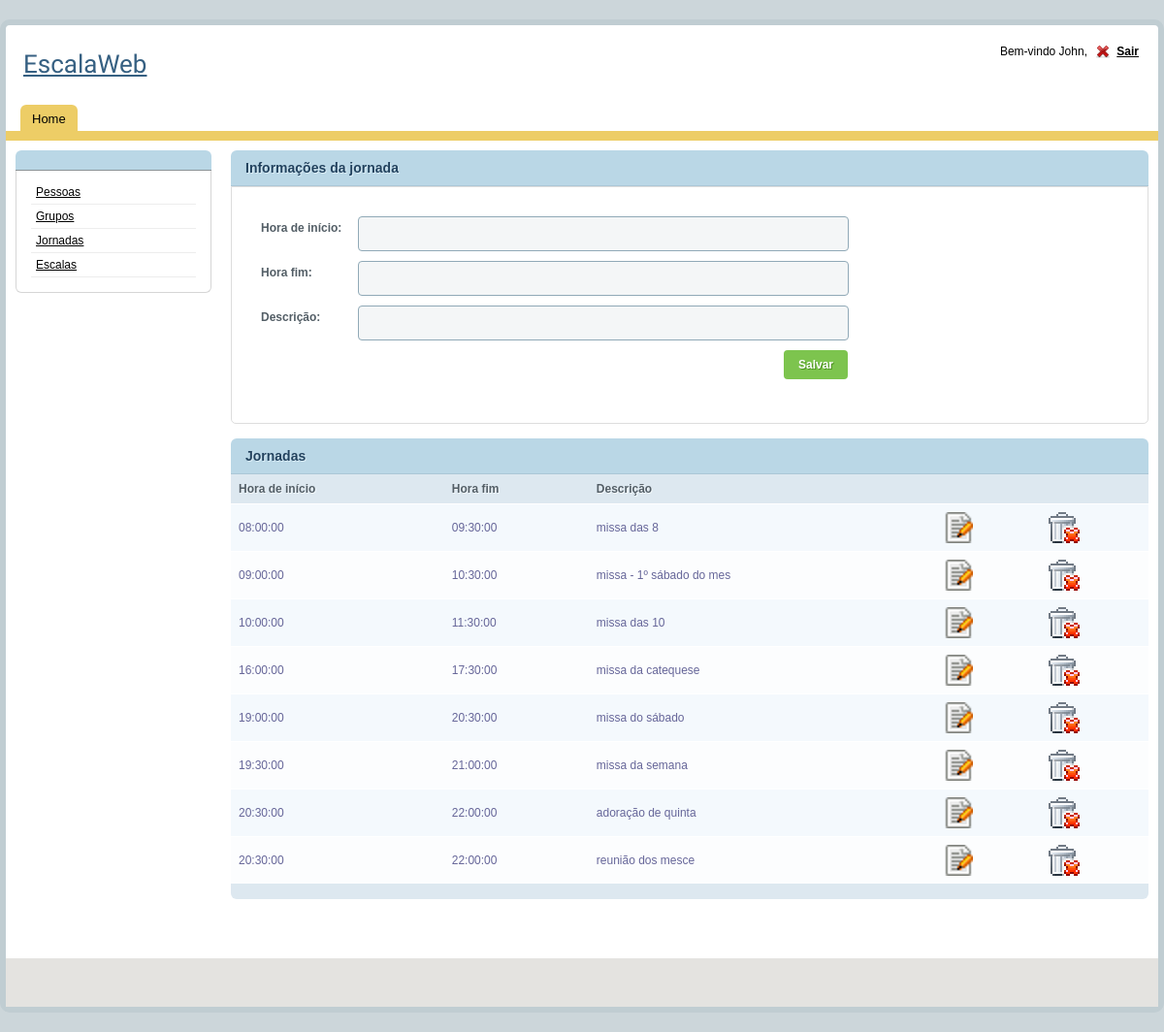
/jornada/jornada_cadastro.php, run on the app's committed database.
### tables this page shows
CREATE TABLE IF NOT EXISTS `jornada` (
  `id` INT NOT NULL AUTO_INCREMENT,
  `hora_inicio` TIME NOT NULL,
  `hora_fim` TIME NULL,
  `coordenador_id` INT NOT NULL,
  `descricao` VARCHAR(200) NULL,
  PRIMARY KEY (`id`, `coordenador_id`),
  INDEX `fk_jornada_coordenador` (`coordenador_id` ASC),
  CONSTRAINT `fk_jornada_coordenador`
    FOREIGN KEY (`coordenador_id`)
    REFERENCES `coordenador` (`id`)
    ON DELETE NO ACTION
    ON UPDATE NO ACTION);

### util/bd_util.php (called while the page is built, shortened)
<?php
function get_conexao() {
	$endereco = "127.0.0.1";
	$usuario = "root";
	$senha = "root";
	$nome_banco = "escala_web";
	$conexao = mysqli_connect ( $endereco, $usuario, $senha, $nome_banco );
	return $conexao;
}
?>

### jornada/jornada_bd.php (called while the page is built, shortened)
<?php
function get_jornadas() {
	$sql = "select * from jornada "." where coordenador_id = " .$_SESSION["coordenador_id"];
	$resultado = mysqli_query ( get_conexao (), $sql );
	$jornadas = array ();
	while ( $jornada = mysqli_fetch_assoc ( $resultado ) ) {
		$jornadas [] = $jornada;
	}
	return $jornadas;
}
?>

### jornada/jornada_cadastro.php (the view, shortened to what this page needs)
<?php
include "../template/header.php";
include "jornada_bd.php";
monta_form_cadastro ();
listar ();
?>
<?php
function monta_form_cadastro() {
	echo "<h2>Informações da jornada</h2>";
	echo "<form method = 'GET'>";
	echo "<div id='tab1' class='tabcontent' style='display: block;'>";
	echo "<div class='form'>";
	echo "<div class='form_row'>";
	echo "<label>Hora de início:</label> <input type='text' name = 'hora_inicio' class='form_input' >";
	echo "</div>";
	echo "<div class='form_row'>";
	echo "<label>Hora fim:</label> <input type='text' name = 'hora_fim' class='form_input' >";
	echo "</div>";
	echo "<div class='form_row'>";
	echo "<label>Descrição:</label> <input type='text' name = 'descricao' class='form_input' >";
	echo "</div>";
	echo "<div class='form_row'>";
	echo "<input type='submit' class='form_submit' value='Salvar' title = 'clique para salvar'>";
	echo "</div>";
	echo "</div>";
	echo "</div>";
	echo "</form>";
}
function listar() {
	$jornadas = get_jornadas ();
	if (count ( $jornadas ) > 0) {
		echo "<h2>Jornadas</h2>";
		echo "<table id='rounded-corner'>";
		echo "<thead>";
		echo "<tr>";
		echo "<th>Hora de início</th>";
		echo "<th>Hora fim</th>";
		echo "<th>Descrição</th>";
		echo "<th></th>";
		echo "<th></th>";
		echo "</tr>";
		echo "</thead>";
		echo "<tfoot>";
		echo "<tr>";
		echo "<td colspan='12'></td>";
		echo "</tr>";
		echo "</tfoot>";
		echo "<tbody>";
		$cont = 0;
		foreach ( $jornadas as $jornada ) {
			if ($cont ++ % 2 == 0)
				echo "<tr class='odd'>";
			else
				echo "<tr class='even'>";
			echo "<td>" . $jornada ["hora_inicio"] . "</td>";
			echo "<td>" . $jornada ["hora_fim"] . "</td>";
			echo "<td>" . $jornada ["descricao"] . "</td>";
			echo "<td>";
			echo "<a href = 'jornada_edicao.php?id=" . $jornada ["id"] . "&editar=1' title = 'clique para alterar'/><img src = '../resources/img/edit.png'/></a></td>";
			echo "<td>";
			echo "<a href = 'jornada_cadastro.php?id=" . $jornada ["id"] . "&excluir=1' title = 'clique para excluir'><img src = '../resources/img/trash.gif'></a>";
			echo "</td>";
			echo "</tr>";
		}
		echo "</tbody></table>";
	}
}
include "../template/footer.php";
?>

### resources/css/style.css (style rules this page uses)
body { background-color: #ccd6da; font-family: Arial, Helvetica, sans-serif; padding: 0; margin: 0; font-size: 12px; color: #000; }
a { color: #0291d4; }
#right_content h2 { background-color: #bad7e6; margin: 0px; clear: both; -moz-border-radius-topleft: 6px; -webkit-border-top-left-radius: 6px; -khtml-border-top-left-radius: 6px; border-top-left-radius: 6px; -moz-border-radius-topright: 6px; -webkit-border-top-right-radius: 6px; -khtml-border-top-right-radius: 6px; border-top-right-radius: 6px; color: #22425e; font-size: 14px; font-weight: bold; padding: 10px 0 10px 15px; text-shadow: 1px 1px #DCEEF7; border-bottom: 1px #ABC7D6 solid; }
#rounded-corner { margin: 0px; width: 100%; text-align: left; border-collapse: collapse; }
#rounded-corner th { padding: 8px; font-weight: bold; font-size: 12px; color: #535E66; background: #dde8f0; text-shadow: 1px 1px #F2F8FC; }
#rounded-corner tr.odd td { padding: 8px; background: #f4f9fd; border-top: 1px solid #fff; color: #669; }
#rounded-corner tr.even td { padding: 8px; background: #fcfdfe; border-top: 1px solid #fff; color: #669; }
#rounded-corner tfoot td { background: #dde8f0; font-size: 11px; padding: 8px 8px 8px 15px; -moz-border-radius-bottomleft: 6px; -webkit-border-bottom-left-radius: 6px; -khtml-border-bottom-left-radius: 6px; border-bottom-left-radius: 6px; -moz-border-radius-bottomright: 6px; -webkit-border-bottom-right-radius: 6px; -khtml-border-bottom-right-radius: 6px; border-bottom-right-radius: 6px; }
.tabcontent { padding: 10px; clear: both; border: 1px #ddd solid; margin: 0 0 15px 0; -moz-border-radius-bottomleft: 5px; -webkit-border-bottom-left-radius: 5px; -khtml-border-bottom-left-radius: 5px; border-bottom-left-radius: 5px; -moz-border-radius-bottomright: 5px; -webkit-border-bottom-right-radius: 5px; -khtml-border-bottom-right-radius: 5px; border-bottom-right-radius: 5px; }
.form { padding: 20px; }
.form_row { width: 610px; float: left; clear: both; margin: 0 0 10px 0; }
.form_row label { width: 100px; float: left; padding: 5px 0 0px 0; font-size: 12px; color: #535E66; font-weight: bold; text-shadow: 1px 1px #fff; text-align: left; }
.form_input { width: 500px; height: 34px; float: left; padding: 0px 0px 0 4px; background-color: #F4F6F7; border: 1px #90A9B7 solid; color: #000; -moz-border-radius: 4px; -webkit-border-radius: 4px; border-radius: 4px; }
input.form_submit { float: right; clear: both; margin: 0px 5px 5px 0px; color: #fff; background: #7dc44e; -moz-border-radius: 4px; -webkit-border-radius: 4px; border-radius: 4px; font-family: arial; font-size: 12px; font-weight: bold; padding: 8px 15px; text-align: center; cursor: pointer; border: none; text-shadow: 1px 1px #4c9021; }

### data on the page
jornada: hora_inicio "08:00:00", hora_fim "09:30:00", descricao "missa das 8"
jornada: hora_inicio "09:00:00", hora_fim "10:30:00", descricao "missa - 1º sábado do mes"
jornada: hora_inicio "10:00:00", hora_fim "11:30:00", descricao "missa das 10"
jornada: hora_inicio "16:00:00", hora_fim "17:30:00", descricao "missa da catequese"
jornada: hora_inicio "19:00:00", hora_fim "20:30:00", descricao "missa do sábado"
jornada: hora_inicio "19:30:00", hora_fim "21:00:00", descricao "missa da semana"
jornada: hora_inicio "20:30:00", hora_fim "22:00:00", descricao "adoração de quinta"
jornada: hora_inicio "20:30:00", hora_fim "22:00:00", descricao "reunião dos mesce"
